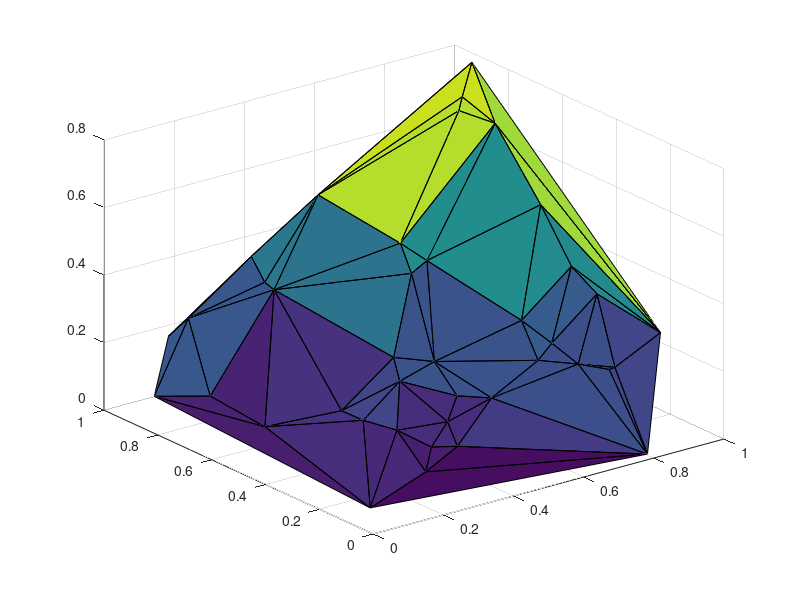

Write MATLAB code to recreate this figure.
for i=1:20;
    x = rand(1,40);
    y = rand(1,40);
    z = sin(x.*y);
    tri = delaunay(x,y);
    trisurf(tri,x,y,z)
    pause(1);
end